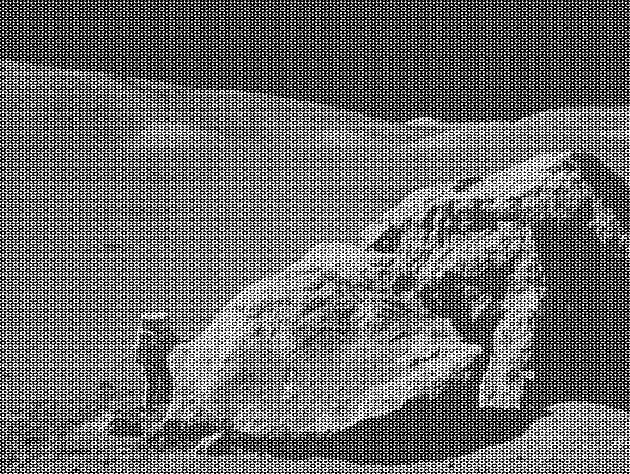
#> input picture images/applo17_boulder_noisy.tif, 630 x 474 px, found by its file name
$ python dft_idft.py
#> lines starting #> are read from the running program, lines starting #| are printed output that depends on the picture; long printed decimals are rounded
import matplotlib.pyplot as plt
import numpy as np
import cv2


def dft_step(image, u, v, x, y):
    M = image.shape[0]
    N = image.shape[1]

    ex = np.power(np.exp(1), -1j * 2 * np.pi * (u * x + v * y))
    res = np.sum(image * ex)

    return res


def dft(image):
    M = image.shape[0]
    N = image.shape[1]

    image = image.astype(np.float32)
    dft_img = np.zeros_like(image, dtype=np.complex64)

    x = np.linspace(0, M-1, M)
    x = np.array([x for i in range(M)]) / M
    y = x.T

    for u in range(M):
        print(u)
        for v in range(N):
            dft_img[u, v] = dft_step(image, u, v, x, y)

    return dft_img


def log_transform(image):
    return np.log(image + 1)


if __name__ == '__main__':
    image = cv2.imread('./images/applo17_boulder_noisy.tif', cv2.IMREAD_GRAYSCALE)
#> image is the input picture: shape (474, 630); min 0, max 255, mean 108.1
    image = cv2.resize(image, (512, 512))
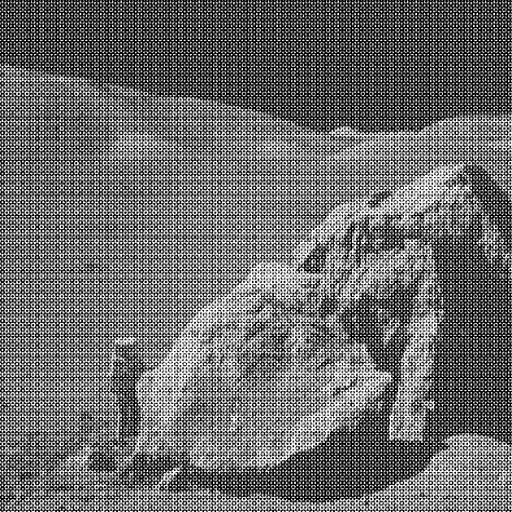
#> image: shape (512, 512); min 0, max 255, mean 108

    # dft_img = dft(image)
    # print(np.min(dft_img), np.max(dft_img))

    x = np.linspace(0, image.shape[0]-1, image.shape[0])
#> x = 512 values from 0 to 511
    x = np.array([x for i in range(image.shape[0])])
    y = x.T

    fft_img = np.fft.fft2(image)
    print(fft_img.shape)
#| (512, 512)
    fft_img = fft_img * np.power(-1, x+y)
    print(np.min(fft_img), np.max(fft_img))
#| (-652237.809-1629193.0932614047j) (28315047+0j)

    plt.subplot(1,3,1)
    plt.imshow(image, cmap='gray')

    # [8 lines of commented-out code are left out]


    tr_dft_img = log_transform(np.abs(fft_img))
#> in log_transform, `return np.log(image + 1)`:
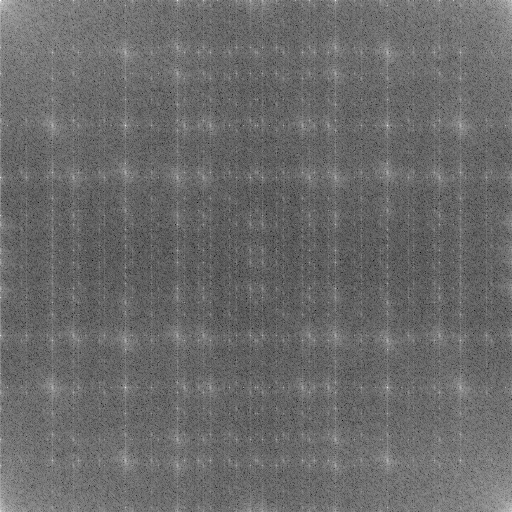
#> returned value: shape (512, 512) float64; min 2.43, max 17.16, mean 8.61; drawn with min black and max white
    print(np.min(tr_dft_img), np.max(tr_dft_img))
#| 2.431 17.159

    print(np.min(tr_dft_img), np.max(tr_dft_img))
#| 2.431 17.159

    tr_dft_img /= np.max(tr_dft_img)
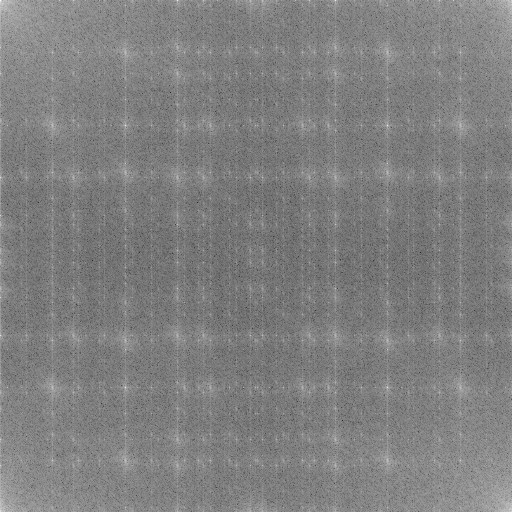
#> tr_dft_img: shape (512, 512) float64; min 0.142, max 1, mean 0.502
    tr_dft_img *= 255
    tr_dft_img = tr_dft_img.astype(np.uint8)
    print(np.min(tr_dft_img), np.max(tr_dft_img))
#| 36 255
    plt.subplot(1,3,3)
    plt.imshow(tr_dft_img, cmap='gray')

    plt.show()
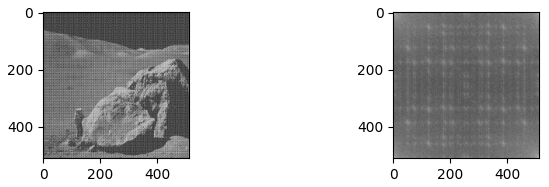
#> figure drawn by matplotlib, 2 panels

$ run again, with images/blown_ic.tif copied over images/applo17_boulder_noisy.tif
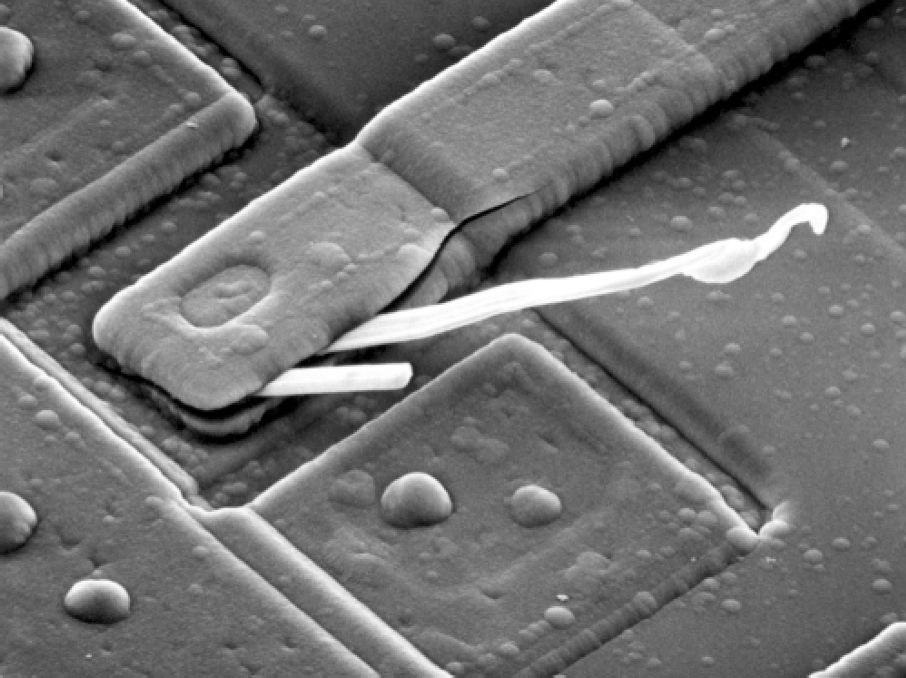
#> input picture images/blown_ic.tif, 906 x 678 px, found by its file name
#> image is the input picture: shape (678, 906); min 0, max 255, mean 112.6
#> image: shape (512, 512)
#| (512, 512)
#| (-1581143.226-656270.836582053j) (29484988+0j)
#> in log_transform, `return np.log(image + 1)`:
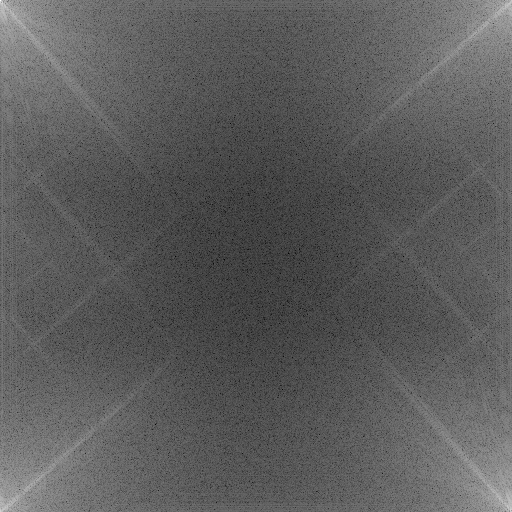
#> returned value: shape (512, 512) float64; min 1.51, max 17.2, mean 7.18; drawn with min black and max white
#| 1.506 17.199
#| 1.506 17.199
#| 22 255
#> `plt.show()`:
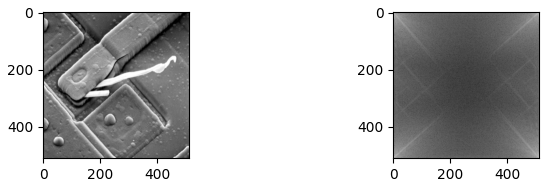
#> figure drawn by matplotlib, 2 panels

$ run again, with images/circuit-board-pepper-prob-pt1.tif copied over images/applo17_boulder_noisy.tif
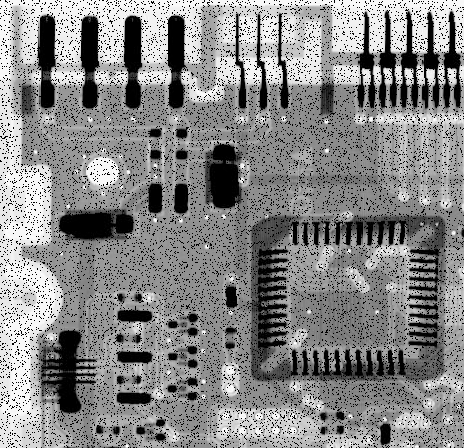
#> input picture images/circuit-board-pepper-prob-pt1.tif, 464 x 448 px, found by its file name
#> image is the input picture: shape (448, 464); min 0, max 255, mean 135.7
#> image: shape (512, 512)
#| (512, 512)
#| (-2198962.435-307119.721247431j) (35537976+0j)
#| 3.510 17.386
#| 3.510 17.386
#> `tr_dft_img /= np.max(tr_dft_img)`:
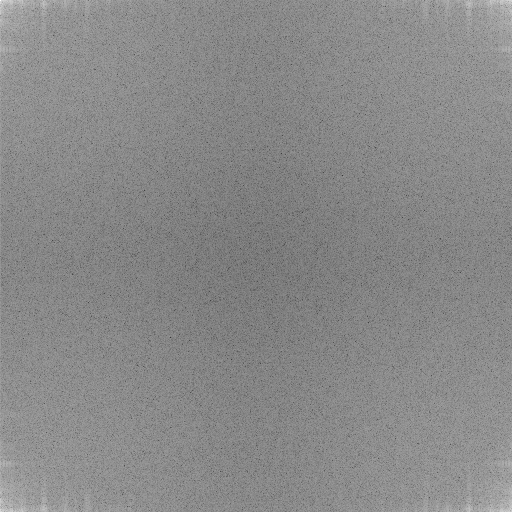
#> tr_dft_img: shape (512, 512) float64; min 0.202, max 1, mean 0.539
#| 51 255
#> `plt.show()`:
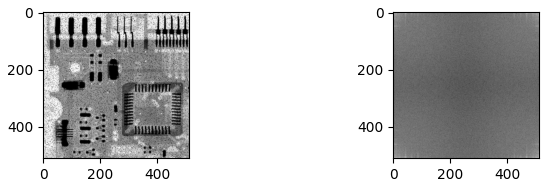
#> figure drawn by matplotlib, 2 panels
